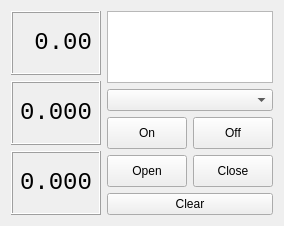
<?xml version="1.0" encoding="UTF-8"?>
<ui version="4.0">
 <class>MainWindow</class>
 <widget class="QMainWindow" name="MainWindow">
  <property name="geometry">
   <rect>
    <x>0</x>
    <y>0</y>
    <width>260</width>
    <height>226</height>
   </rect>
  </property>
  <property name="windowTitle">
   <string>BKSUPPLY</string>
  </property>
  <widget class="QWidget" name="centralWidget">
   <layout class="QHBoxLayout" name="horizontalLayout_3">
    <item>
     <layout class="QVBoxLayout" name="verticalLayout_2">
      <item>
       <widget class="QLabel" name="lblVoltage">
        <property name="font">
         <font>
          <family>Monospace</family>
          <pointsize>18</pointsize>
         </font>
        </property>
        <property name="frameShape">
         <enum>QFrame::Box</enum>
        </property>
        <property name="frameShadow">
         <enum>QFrame::Raised</enum>
        </property>
        <property name="text">
         <string>0.00</string>
        </property>
        <property name="textFormat">
         <enum>Qt::PlainText</enum>
        </property>
        <property name="scaledContents">
         <bool>false</bool>
        </property>
        <property name="alignment">
         <set>Qt::AlignRight|Qt::AlignTrailing|Qt::AlignVCenter</set>
        </property>
        <property name="textInteractionFlags">
         <set>Qt::NoTextInteraction</set>
        </property>
       </widget>
      </item>
      <item>
       <widget class="QLabel" name="lblCurrent">
        <property name="font">
         <font>
          <family>Monospace</family>
          <pointsize>18</pointsize>
         </font>
        </property>
        <property name="frameShape">
         <enum>QFrame::Box</enum>
        </property>
        <property name="frameShadow">
         <enum>QFrame::Raised</enum>
        </property>
        <property name="text">
         <string>0.000</string>
        </property>
        <property name="textFormat">
         <enum>Qt::PlainText</enum>
        </property>
        <property name="scaledContents">
         <bool>false</bool>
        </property>
        <property name="alignment">
         <set>Qt::AlignRight|Qt::AlignTrailing|Qt::AlignVCenter</set>
        </property>
        <property name="textInteractionFlags">
         <set>Qt::NoTextInteraction</set>
        </property>
       </widget>
      </item>
      <item>
       <widget class="QLabel" name="lblPower">
        <property name="font">
         <font>
          <family>Monospace</family>
          <pointsize>18</pointsize>
         </font>
        </property>
        <property name="frameShape">
         <enum>QFrame::Box</enum>
        </property>
        <property name="frameShadow">
         <enum>QFrame::Raised</enum>
        </property>
        <property name="text">
         <string>0.000</string>
        </property>
        <property name="textFormat">
         <enum>Qt::PlainText</enum>
        </property>
        <property name="scaledContents">
         <bool>false</bool>
        </property>
        <property name="alignment">
         <set>Qt::AlignRight|Qt::AlignTrailing|Qt::AlignVCenter</set>
        </property>
        <property name="textInteractionFlags">
         <set>Qt::NoTextInteraction</set>
        </property>
       </widget>
      </item>
     </layout>
    </item>
    <item>
     <layout class="QVBoxLayout" name="verticalLayout">
      <item>
       <widget class="QPlainTextEdit" name="log">
        <property name="readOnly">
         <bool>true</bool>
        </property>
       </widget>
      </item>
      <item>
       <widget class="QComboBox" name="port"/>
      </item>
      <item>
       <layout class="QHBoxLayout" name="horizontalLayout_2">
        <item>
         <widget class="QPushButton" name="on">
          <property name="minimumSize">
           <size>
            <width>0</width>
            <height>32</height>
           </size>
          </property>
          <property name="text">
           <string>On</string>
          </property>
         </widget>
        </item>
        <item>
         <widget class="QPushButton" name="off">
          <property name="minimumSize">
           <size>
            <width>0</width>
            <height>32</height>
           </size>
          </property>
          <property name="text">
           <string>Off</string>
          </property>
         </widget>
        </item>
       </layout>
      </item>
      <item>
       <layout class="QHBoxLayout" name="horizontalLayout">
        <item>
         <widget class="QPushButton" name="open">
          <property name="minimumSize">
           <size>
            <width>0</width>
            <height>32</height>
           </size>
          </property>
          <property name="text">
           <string>Open</string>
          </property>
         </widget>
        </item>
        <item>
         <widget class="QPushButton" name="close">
          <property name="minimumSize">
           <size>
            <width>0</width>
            <height>32</height>
           </size>
          </property>
          <property name="text">
           <string>Close</string>
          </property>
         </widget>
        </item>
       </layout>
      </item>
      <item>
       <widget class="QPushButton" name="clear">
        <property name="text">
         <string>Clear</string>
        </property>
       </widget>
      </item>
     </layout>
    </item>
   </layout>
  </widget>
 </widget>
 <layoutdefault spacing="6" margin="11"/>
 <resources/>
 <connections/>
</ui>
